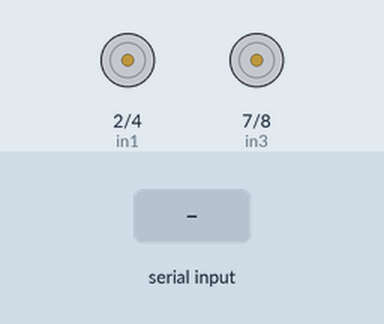
Simulated run of this sketch. Board: Arduino Uno, built with avr-gcc and run on an emulated ATmega328P. On the bench: motor-driver pin pairs drawn as motors (green arrow = first pin HIGH = forward, orange = second pin HIGH = backward, longer = more drive, scaled by the enable pin). The test bench sets the inputs (shaded band).

Above: at 1.2 s.
1.3 s: "f" received over Serial
At 2.2 s:
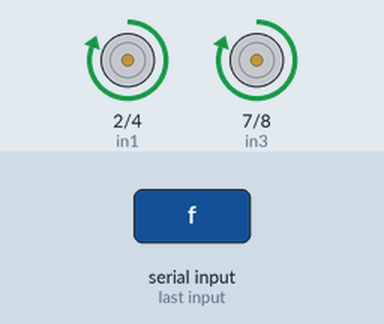
2.8 s: "b" received over Serial
At 3.3 s:
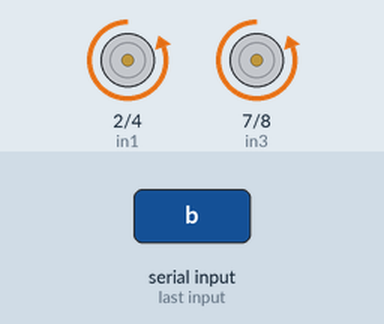
4.3 s: "r" received over Serial
At 5.5 s:
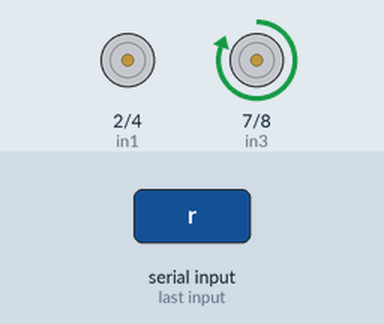
5.8 s: "l" received over Serial
At 6.8 s:
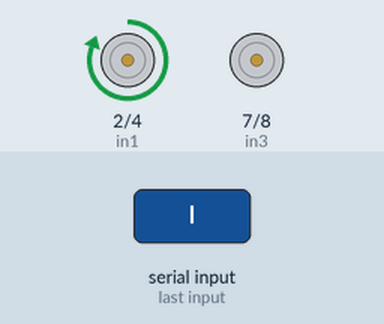
7.3 s: "s" received over Serial
At 8.0 s:
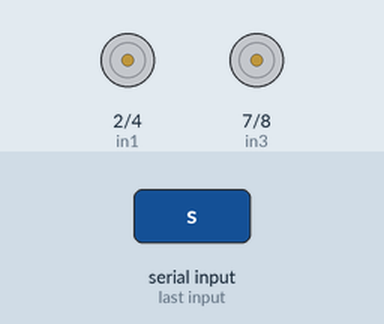
Timing chart, 0 to 9.8 s (numbered marks = the images above; inputs shaded):
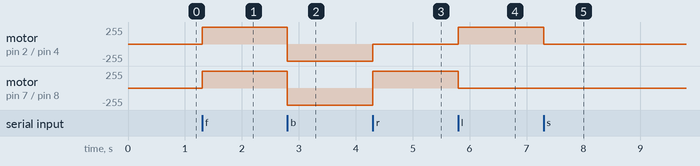

The sketch:

car_1.ino
```cpp
/*int trigPin = 10;
int echoPin = 12;
int buzzerpin = 9;
long duration, cm;*/

#define in1 2
#define in2 4
#define in3 7
#define in4 8
#define ena 5
#define enb 6
char x;

void setup()
{
Serial.begin(9600);
pinMode(in1,OUTPUT);
pinMode(in2,OUTPUT);
pinMode(in3,OUTPUT);
pinMode(in4,OUTPUT);
pinMode(ena,OUTPUT);
pinMode(enb,OUTPUT);
/*pinMode(trigPin, OUTPUT);
pinMode(echoPin, INPUT);
pinMode(buzzerpin, OUTPUT);*/}

void loop()
{if (Serial.available()>0){
    x=Serial.read();}
if(x=='f'){
digitalWrite(in1,HIGH);
digitalWrite(in2,LOW);
digitalWrite(in3,HIGH);
digitalWrite(in4,LOW);
analogWrite(ena , 255);
analogWrite(enb , 255);}

else if(x=='b'){
digitalWrite(in1,LOW);
digitalWrite(in2,HIGH);
digitalWrite(in3,LOW);
digitalWrite(in4,HIGH);
analogWrite(ena , 255);
analogWrite(enb , 255);}

else if(x=='r'){
digitalWrite(in1,LOW);
digitalWrite(in2,LOW);
digitalWrite(in3,HIGH);
digitalWrite(in4,LOW);
analogWrite(ena , 255);
analogWrite(enb , 255);}

else if(x=='l'){
  digitalWrite(in1,HIGH);
digitalWrite(in2,LOW);
digitalWrite(in3,LOW);
digitalWrite(in4,LOW);
analogWrite(ena , 255);
analogWrite(enb , 255);}

 else if (x=='s'){
digitalWrite(in1,LOW);
digitalWrite(in2,LOW);
digitalWrite(in3,LOW);
digitalWrite(in4,LOW);
analogWrite(ena , 0);
analogWrite(enb , 0);}

/*digitalWrite(trigPin, LOW);
delayMicroseconds(5);
digitalWrite(trigPin, HIGH);
delayMicroseconds(10);
digitalWrite(trigPin, LOW);
pinMode(echoPin, INPUT);
duration = pulseIn(echoPin, HIGH);
cm = (duration/2) / 29.1;
  if(cm==11)
  {digitalWrite(buzzerpin , HIGH);
  delay(200);
  digitalWrite(buzzerpin ,LOW);
  delay(200);}
  else if(cm==7)
  {digitalWrite(buzzerpin , HIGH);
  digitalWrite(in1,LOW);
digitalWrite(in2,LOW);
digitalWrite(in3,LOW);
digitalWrite(in4,LOW);
analogWrite(ena , 0);
analogWrite(enb , 0);
  delay(50);
  digitalWrite(buzzerpin ,LOW);
  delay(50);}
  delay(300);*/
}
```

Measured:
- after the input at 1.3 s, motor on pin 2 (in1) / pin 4 (in2), motor on pin 7 (in3) / pin 8 (in4): stopped → forward 255/255 at once
- after the input at 2.8 s, motor on pin 2 (in1) / pin 4 (in2), motor on pin 7 (in3) / pin 8 (in4): forward 255/255 → backward 255/255 at once
- after the input at 4.3 s, motor on pin 2 (in1) / pin 4 (in2): backward 255/255 → stopped at once; motor on pin 7 (in3) / pin 8 (in4): backward 255/255 → forward 255/255 at once
- after the input at 5.8 s, motor on pin 2 (in1) / pin 4 (in2): stopped → forward 255/255 at once; motor on pin 7 (in3) / pin 8 (in4): forward 255/255 → stopped at once
- after the input at 7.3 s, motor on pin 2 (in1) / pin 4 (in2): forward 255/255 → stopped at once
